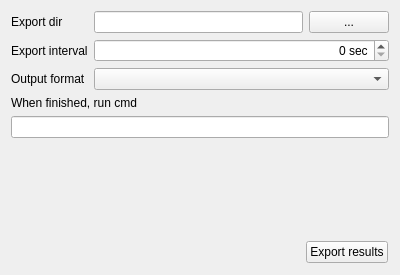
<?xml version="1.0" encoding="UTF-8"?>
<ui version="4.0">
 <class>services::ResultsExporterWidget</class>
 <widget class="QWidget" name="services::ResultsExporterWidget">
  <property name="geometry">
   <rect>
    <x>0</x>
    <y>0</y>
    <width>400</width>
    <height>275</height>
   </rect>
  </property>
  <property name="windowTitle">
   <string>Results Exporter</string>
  </property>
  <layout class="QGridLayout" name="gridLayout">
   <item row="5" column="0">
    <spacer name="verticalSpacer">
     <property name="orientation">
      <enum>Qt::Vertical</enum>
     </property>
     <property name="sizeHint" stdset="0">
      <size>
       <width>20</width>
       <height>40</height>
      </size>
     </property>
    </spacer>
   </item>
   <item row="1" column="0">
    <widget class="QLabel" name="label_2">
     <property name="text">
      <string>Export interval</string>
     </property>
    </widget>
   </item>
   <item row="3" column="0" colspan="2">
    <widget class="QLabel" name="label_3">
     <property name="text">
      <string>When finished, run cmd</string>
     </property>
    </widget>
   </item>
   <item row="1" column="1">
    <widget class="QSpinBox" name="edExportInterval">
     <property name="alignment">
      <set>Qt::AlignRight|Qt::AlignTrailing|Qt::AlignVCenter</set>
     </property>
     <property name="suffix">
      <string> sec</string>
     </property>
     <property name="maximum">
      <number>600</number>
     </property>
     <property name="singleStep">
      <number>15</number>
     </property>
    </widget>
   </item>
   <item row="6" column="0" colspan="2">
    <widget class="QFrame" name="frame">
     <property name="frameShape">
      <enum>QFrame::NoFrame</enum>
     </property>
     <property name="frameShadow">
      <enum>QFrame::Raised</enum>
     </property>
     <layout class="QHBoxLayout" name="horizontalLayout_3">
      <property name="spacing">
       <number>5</number>
      </property>
      <property name="leftMargin">
       <number>1</number>
      </property>
      <property name="topMargin">
       <number>1</number>
      </property>
      <property name="rightMargin">
       <number>1</number>
      </property>
      <property name="bottomMargin">
       <number>1</number>
      </property>
      <item>
       <spacer name="horizontalSpacer_2">
        <property name="orientation">
         <enum>Qt::Horizontal</enum>
        </property>
        <property name="sizeHint" stdset="0">
         <size>
          <width>40</width>
          <height>20</height>
         </size>
        </property>
       </spacer>
      </item>
      <item>
       <widget class="QPushButton" name="btExportResults">
        <property name="text">
         <string>Export results</string>
        </property>
       </widget>
      </item>
     </layout>
    </widget>
   </item>
   <item row="0" column="0">
    <widget class="QLabel" name="label">
     <property name="text">
      <string>Export dir</string>
     </property>
    </widget>
   </item>
   <item row="0" column="1">
    <layout class="QHBoxLayout" name="horizontalLayout">
     <item>
      <widget class="QLineEdit" name="edExportDir"/>
     </item>
     <item>
      <widget class="QPushButton" name="btChooseExportDir">
       <property name="text">
        <string>...</string>
       </property>
      </widget>
     </item>
    </layout>
   </item>
   <item row="4" column="0" colspan="2">
    <widget class="QLineEdit" name="edWhenFinishedRunCmd"/>
   </item>
   <item row="2" column="0">
    <widget class="QLabel" name="label_4">
     <property name="text">
      <string>Output format</string>
     </property>
    </widget>
   </item>
   <item row="2" column="1">
    <widget class="QComboBox" name="lstOutputFormat"/>
   </item>
  </layout>
 </widget>
 <tabstops>
  <tabstop>edExportDir</tabstop>
  <tabstop>btChooseExportDir</tabstop>
  <tabstop>edExportInterval</tabstop>
  <tabstop>lstOutputFormat</tabstop>
  <tabstop>edWhenFinishedRunCmd</tabstop>
  <tabstop>btExportResults</tabstop>
 </tabstops>
 <resources/>
 <connections/>
</ui>
